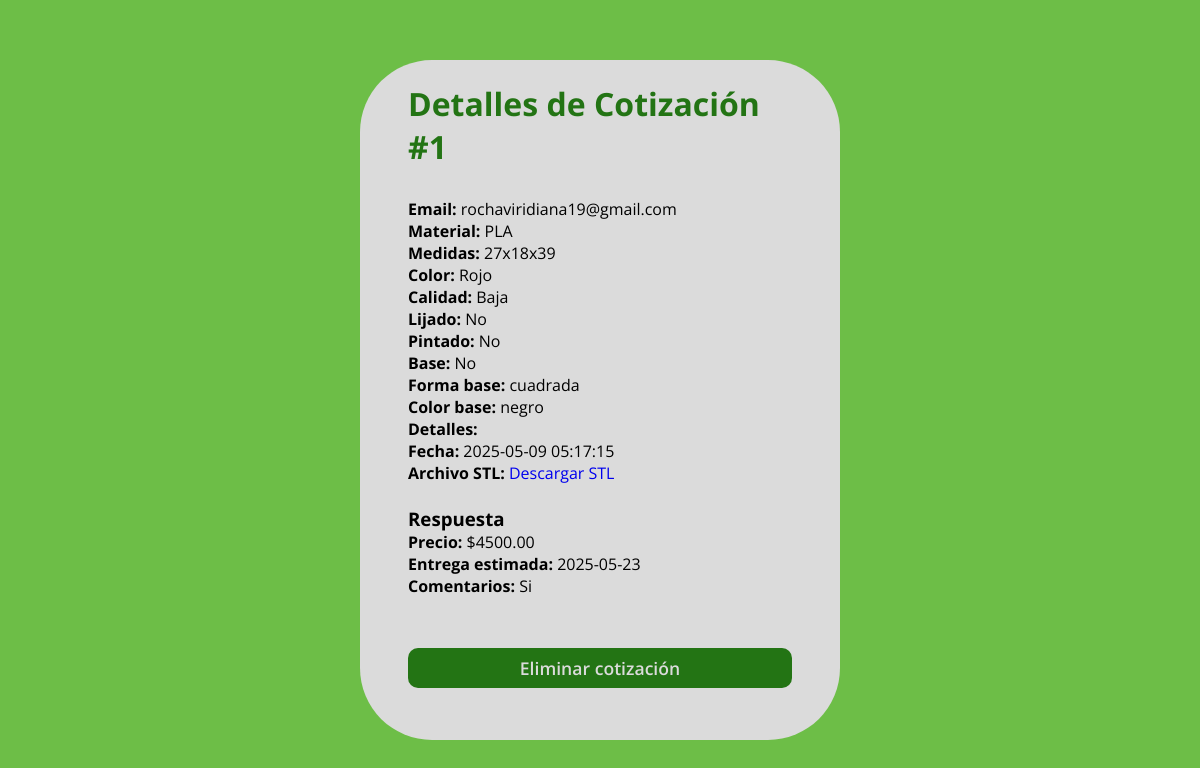
The app's page /php/cotizacion.php?id=1 (signed in) with its own data.
### tables this page shows
CREATE TABLE `cotizaciones` (
  `id` int(11) NOT NULL,
  `nombre` varchar(100) DEFAULT NULL,
  `email` varchar(100) DEFAULT NULL,
  `material` varchar(50) DEFAULT NULL,
  `medidas` varchar(100) DEFAULT NULL,
  `archivo_stl` varchar(255) DEFAULT NULL,
  `color` varchar(50) DEFAULT NULL,
  `calidad` varchar(20) DEFAULT NULL,
  `lijado` tinyint(1) DEFAULT NULL,
  `pintado` tinyint(1) DEFAULT NULL,
  `imagenes_pintado` text DEFAULT NULL,
  `base` tinyint(1) DEFAULT NULL,
  `forma_base` varchar(50) DEFAULT NULL,
  `color_base` varchar(50) DEFAULT NULL,
  `detalles` text DEFAULT NULL,
  `fecha` timestamp NOT NULL DEFAULT current_timestamp()
);

CREATE TABLE `respuestas_cotizacion` (
  `id` int(11) NOT NULL,
  `id_cotizacion` int(11) DEFAULT NULL,
  `precio` decimal(10,2) DEFAULT NULL,
  `fecha_entrega` date DEFAULT NULL,
  `comentarios` text DEFAULT NULL
);

### php/cotizacion.php (the view, shortened to what this page needs)
<?php
include 'conexion.php';
$id = $_GET['id'];
$stmt = $conn->prepare("SELECT * FROM cotizaciones WHERE id = ?");
$stmt->bind_param("i", $id);
$stmt->execute();
$cotizacion = $stmt->get_result()->fetch_assoc();
$respuesta = $conn->query("SELECT * FROM respuestas_cotizacion WHERE id_cotizacion = $id")->fetch_assoc();
?>
<!DOCTYPE html>
<html lang="es">
<head>
    <link href='https://unpkg.com/boxicons@2.1.4/css/boxicons.min.css' rel='stylesheet'>
    <link rel="stylesheet" href="../css/general.css">
    <link rel="stylesheet" href="../css/detalles.css">
</head>
<body>
  <section class="container">
    <section class="container_dt">
      <section class="dt1">
        <h2>Detalles de Cotización #<?= $id ?></h2>
        <p><strong>Email:</strong> <?= $cotizacion['email'] ?></p>
        <p><strong>Material:</strong> <?= $cotizacion['material'] ?></p>
        <p><strong>Medidas:</strong> <?= $cotizacion['medidas'] ?></p>
        <p><strong>Color:</strong> <?= $cotizacion['color'] ?></p>
        <p><strong>Calidad:</strong> <?= $cotizacion['calidad'] ?></p>
        <p><strong>Lijado:</strong> <?= $cotizacion['lijado'] ? 'Sí' : 'No' ?></p>
        <p><strong>Pintado:</strong> <?= $cotizacion['pintado'] ? 'Sí' : 'No' ?></p>
        <p><strong>Base:</strong> <?= $cotizacion['base'] ? 'Sí' : 'No' ?></p>
        <p><strong>Forma base:</strong> <?= $cotizacion['forma_base'] ?></p>
        <p><strong>Color base:</strong> <?= $cotizacion['color_base'] ?></p>
        <p><strong>Detalles:</strong> <?= $cotizacion['detalles'] ?></p>
        <p><strong>Fecha:</strong> <?= $cotizacion['fecha'] ?></p>
        <p><strong>Archivo STL:</strong> <a href="../<?= $cotizacion['archivo_stl'] ?>" download>Descargar STL</a></p>
      </section>
          <section class="dt4">
        <?php if ($respuesta): ?>
          <h3>Respuesta</h3>
          <p><strong>Precio:</strong> $<?= $respuesta['precio'] ?></p>
          <p><strong>Entrega estimada:</strong> <?= $respuesta['fecha_entrega'] ?></p>
          <p><strong>Comentarios:</strong> <?= $respuesta['comentarios'] ?></p>
        <?php else: ?>
        <p><em>❗ La cotización aún no ha sido respondida.</em></p>
        <?php endif; ?>
        </section>
        <section class="dt5">
          <form action="eliminar.php" method="GET" onsubmit="return confirm('¿Estás seguro de que deseas eliminar esta cotización? Esta acción no se puede deshacer.')">
            <button class="submit" type="submit">Eliminar cotización</button>
          </form>
</section>
    </section>
    </section>
</body>
</html>

### css/general.css (style rules this page uses)
:root { --smokyBlack: #081707; --metallicGreen: #237414; --apple: #6dbe47; --grannySmithApple: #bad799; --morningBlue: #DBDBDB; }
* { padding: 0; margin: 0; box-sizing: border-box; font-family: "Open Sans", sans-serif; font-optical-sizing: auto; font-weight: weight; font-style: normal; font-variation-settings: "wdth" 100; }
body { background-color: #6dbe47; }
a { text-decoration: none; }
h2 { font-size: 2rem; margin: 30px 0; color: var(--metallicGreen); }

### css/detalles.css (style rules this page uses)
.container { height: 100vh; display: flex; justify-content: space-evenly; align-items: center; }
.container .container_dt { width: 40%; height: 85vh; margin: 30px; background-color: var(--morningBlue); border-radius: 6vw; display: flex; flex-direction: column; justify-content: space-evenly; align-items: center; }
.container .container_dt section { width: 80%; border-radius: 6vw; }
.container .container_dt section h2 { margin: 0 0 30px 0; }
section form .submit { width: 100%; height: 40px; font-size: 1.1rem; margin: 30px 0; background-color: var(--metallicGreen); color: var(--morningBlue); font-weight: 600; margin: 30px 0; border-radius: 10px; cursor: pointer; border: 0; }

### records on screen
cotizaciones: email "rochaviridiana19@gmail.com", material "PLA", medidas "27x18x39", color "Rojo", calidad "Baja", forma_base "cuadrada", color_base "negro", fecha "2025-05-09 05:17:15"
respuestas_cotizacion: precio "4500.00", fecha_entrega "2025-05-23", comentarios "Si"

### other values on screen
$id "1"
